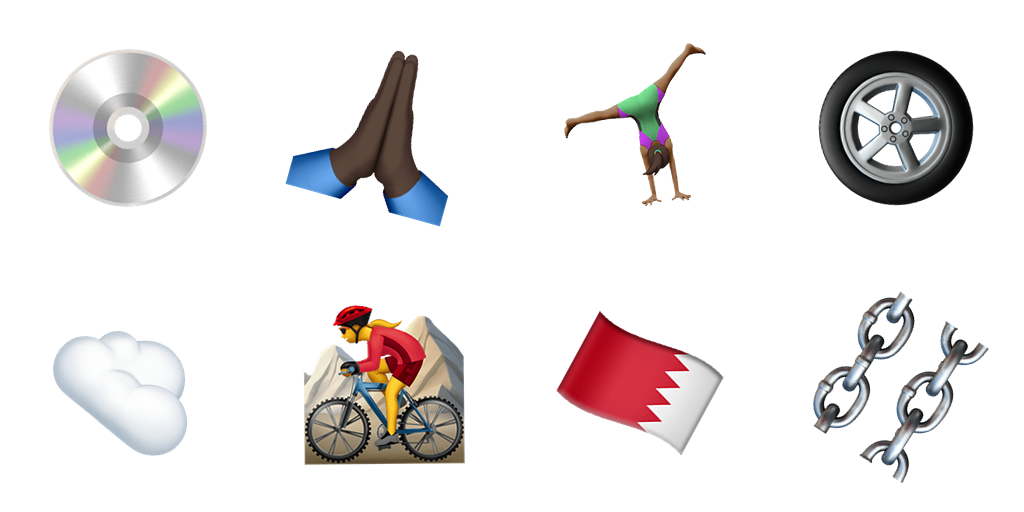
#> input picture SdrLen2026/Misc/Emojii-CAPTCHA/sample.png, 1024 x 512 px; its folder holds 5 pictures in this run
$ python test_tm.py
#> lines starting #> are read from the running program, lines starting #| are printed output that depends on the picture; after the words box and inside, x2 and y2 are one past the last pixel; in counts of white or black regions, pixels touching at a corner belong together
import cv2
import numpy as np
import os
import glob
from concurrent.futures import ProcessPoolExecutor
import time
import re

def extract_roi(img, size=64):
    if img is None: return None, None
    if len(img.shape) == 3 and img.shape[2] == 4:
        alpha = img[:, :, 3]
        bgr = img[:, :, :3]
    else:
        gray = cv2.cvtColor(img, cv2.COLOR_BGR2GRAY)
        _, alpha = cv2.threshold(gray, 250, 255, cv2.THRESH_BINARY_INV)
        bgr = img

    contours, _ = cv2.findContours(alpha, cv2.RETR_EXTERNAL, cv2.CHAIN_APPROX_SIMPLE)
    if not contours:
        return None, None

    x_min = min([cv2.boundingRect(c)[0] for c in contours])
    y_min = min([cv2.boundingRect(c)[1] for c in contours])
    x_max = max([cv2.boundingRect(c)[0] + cv2.boundingRect(c)[2] for c in contours])
    y_max = max([cv2.boundingRect(c)[1] + cv2.boundingRect(c)[3] for c in contours])

    roi_bgr = bgr[y_min:y_max, x_min:x_max]
    roi_alpha = alpha[y_min:y_max, x_min:x_max]

    h, w = roi_bgr.shape[:2]
    sq_size = max(h, w)

    # Pad to square
    square_bgr = np.ones((sq_size, sq_size, 3), dtype=np.uint8) * 255
    square_alpha = np.zeros((sq_size, sq_size), dtype=np.uint8)

    y_off = (sq_size - h) // 2
    x_off = (sq_size - w) // 2

    square_bgr[y_off:y_off+h, x_off:x_off+w] = roi_bgr
    square_alpha[y_off:y_off+h, x_off:x_off+w] = roi_alpha

    res_bgr = cv2.resize(square_bgr, (size, size), interpolation=cv2.INTER_AREA)
    res_alpha = cv2.resize(square_alpha, (size, size), interpolation=cv2.INTER_AREA)
    return res_bgr, res_alpha

def process_file(path):
    cp = os.path.basename(path).split('.')[0]
    img = cv2.imread(path, cv2.IMREAD_UNCHANGED)
    bgr, alpha = extract_roi(img)
    return cp, bgr, alpha

def prepare_dataset():
    print("Loading templates...")
    paths = glob.glob('emoji-data/img-apple-160/*.png')
    # Filter valid hex strings
    valid_paths = [p for p in paths if re.match(r'^([0-9a-fA-F]+\-?)+\.png$', os.path.basename(p))]

    dataset = {}
    with ProcessPoolExecutor() as executor:
        for cp, bgr, alpha in executor.map(process_file, valid_paths):
            if bgr is not None:
                dataset[cp] = (bgr, alpha)
    print(f"Loaded {len(dataset)} templates")
    return dataset

def test_tm():
    dataset = prepare_dataset()
    sample = cv2.imread('sample.png')
#> sample is the input picture: shape (512, 1024, 3); mean B, G, R 230.6, 230.6, 234

    tiles = []
    for y in [0, 256]:
        for x in [0, 256, 512, 768]:
            t_bgr, t_alpha = extract_roi(sample[y:y+256, x:x+256])

            # create premultiplied reference to avoid transparent matching bugs
            bg = np.ones_like(t_bgr, dtype=np.float32) * 255
            fg = t_bgr.astype(np.float32)
            alpha_mask = (t_alpha.astype(np.float32) / 255.0)[:, :, np.newaxis]
            blended = fg * alpha_mask + bg * (1 - alpha_mask)
            tiles.append(blended.astype(np.uint8))
#> this loop made 2 passes
#> pass 1, in extract_roi, `gray = cv2.cvtColor(img, cv2.COLOR_BGR2GRAY)`:
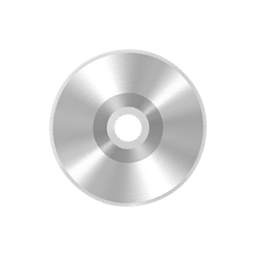
#> gray: shape (256, 256); min 131, max 255, mean 238.8
#> pass 1, in extract_roi, `_, alpha = cv2.threshold(gray, 250, 255, cv2.THRESH_BINARY_INV)`:
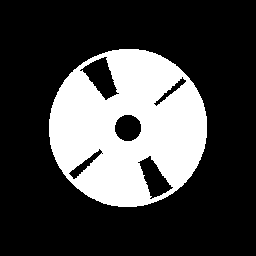
#> alpha: shape (256, 256); 26.3% white; 1 white region, box (x1, y1, x2, y2) and area: (49, 49, 207, 207) 17264
#> pass 1, in extract_roi, `bgr = img`:
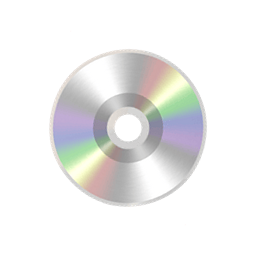
#> bgr: shape (256, 256, 3); mean of channels 0, 1, 2 238.4, 238.8, 238.9; drawn as B, G, R
#> pass 1, in extract_roi, `roi_bgr = bgr[y_min:y_max, x_min:x_max]`:
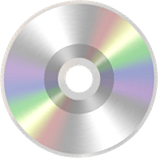
#> roi_bgr: shape (158, 158, 3); mean of channels 0, 1, 2 211.4, 212.6, 212.9; drawn as B, G, R
#> after the loop:
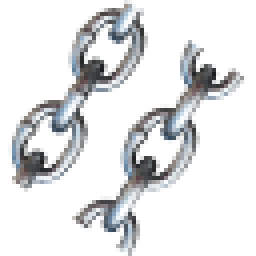
#> blended: shape (64, 64, 3) float32 (shown 4 times larger); mean B, G, R 228.4, 227.2, 226.3
#> after the loop, tiles = 8 items

    solution = []
#> solution = []
    t0 = time.time()

    # We rotate the TILE, not the 3900 dataset images!
    # Much faster: 8 tiles * 36 rotations = 288 query images
    # vs 3900 * 36 = 140,000 dataset images.

    for i, t in enumerate(tiles):
        best_match = None
        best_val = -1

        # generate rotations of the tile
        rotated_tiles = []
        h, w = t.shape[:2]
        center = (w//2, h//2)
        for a in range(0, 360, 10):
            M = cv2.getRotationMatrix2D(center, a, 1.0)
            rot = cv2.warpAffine(t, M, (w, h), borderValue=(255, 255, 255))
            rotated_tiles.append(rot)

        # Match
        for cp, (dt_bgr, dt_alpha) in dataset.items():
            dt_bg = np.ones_like(dt_bgr, dtype=np.float32) * 255
            dt_fg = dt_bgr.astype(np.float32)
            dt_amask = (dt_alpha.astype(np.float32) / 255.0)[:, :, np.newaxis]
            dt_blended = dt_fg * dt_amask + dt_bg * (1 - dt_amask)
            dt_blended = dt_blended.astype(np.uint8)

            for rot_t in rotated_tiles:
                res = cv2.matchTemplate(rot_t, dt_blended, cv2.TM_CCORR_NORMED, mask=dt_alpha)
                val = res[0][0]
                if val > best_val:
                    best_val = val
                    best_match = cp

        solution.append(best_match)
        print(f"Tile {i} matched {best_match} (Score: {best_val:.3f})")
#> this loop made 8 passes
#| Tile 0 matched None (Score: -1.000)
#| Tile 1 matched None (Score: -1.000)
#| Tile 2 matched None (Score: -1.000)
#| Tile 3 matched None (Score: -1.000)
#| Tile 4 matched None (Score: -1.000)
#| Tile 5 matched None (Score: -1.000)
#| Tile 6 matched None (Score: -1.000)
#| Tile 7 matched None (Score: -1.000)
#> after the loop, solution = 8 items

    print(f"Solved in {time.time()-t0:.2f}s")

    def fmt(sol):
        res = []
        for cp in sol:
            parts = cp.split('-')
            res.append('-'.join([p.upper() for p in parts]))
#> this loop made 1 pass
#> cp on pass 1: None
#> after the loop, res = []
        return " ".join(res)

    print("TM MATCH:        ", fmt(solution))
    expected = "1F4BF 1F64F-1F3FF 1F938-1F3FE-200D-2640-FE0F 1F6DE 2601-FE0F 1F6B5-200D-2640-FE0F 1F1E7-1F1ED 26D3-FE0F"
    print("Expected answer: ", expected)

if __name__ == '__main__':
#> (the run stopped early here; a loop or call above may not have finished)
